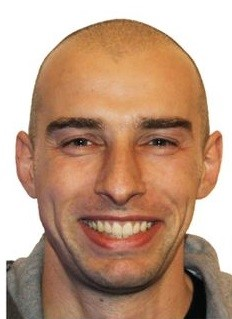
#> input picture Op/0619/face1.jpg, 232 x 319 px, given in place of the camera
$ python hapsung.py
#> lines starting #> are read from the running program, lines starting #| are printed output that depends on the picture
import numpy as np
import cv2

xml = 'C:\\Users\\Playdata\\Desktop\\mydata\\opencv-master\\opencv-master\\data\\haarcascades\\haarcascade_frontalface_default.xml'
face_cascade = cv2.CascadeClassifier(xml)

cap = cv2.VideoCapture(0)  # 노트북 웹캠을 카메라로 사용
cap.set(3, 640)  # 너비
cap.set(4, 480)  # 높이

while (True):
    ret, frame = cap.read()
#> frame is the input picture: shape (319, 232, 3); mean B, G, R 131, 154.2, 189.5
    frame = cv2.flip(frame, 1)  # 좌우 대칭
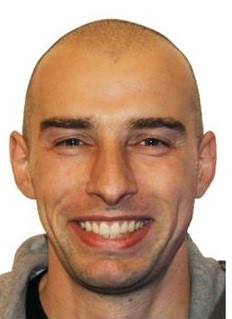
#> frame: shape (319, 232, 3); mean B, G, R 131, 154.2, 189.5
    gray = cv2.cvtColor(frame, cv2.COLOR_BGR2GRAY)
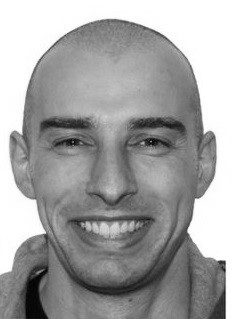
#> gray: shape (319, 232); min 0, max 255, mean 162.1

    faces = face_cascade.detectMultiScale(gray, 1.05, 5)
#> faces = [[17, 66, 191, 191]]
    print("Number of faces detected: " + str(len(faces)))
#| Number of faces detected: 1

    if len(faces):
        for (x, y, w, h) in faces:
            face_img = frame[y:y + h, x:x + w]  # 인식된 얼굴 이미지 crop
            face_img = cv2.resize(face_img, dsize=(0, 0), fx=0.06, fy=0.06)  # 축소
            face_img = cv2.resize(face_img, (w, h), interpolation=cv2.INTER_AREA)  # 확대
            frame[y:y + h, x:x + w] = face_img  # 인식된 얼굴 영역 모자이크 처리
#> this loop made 1 pass
#> pass 1, `face_img = frame[y:y + h, x:x + w]`:
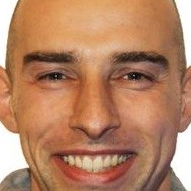
#> face_img: shape (191, 191, 3); mean B, G, R 99.5, 130.7, 181.3
#> pass 1, `face_img = cv2.resize(face_img, (w, h), interpolation=cv2.INTER_AREA)`:
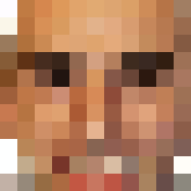
#> face_img: shape (191, 191, 3); mean B, G, R 92.2, 124.3, 175.9
#> after the loop:
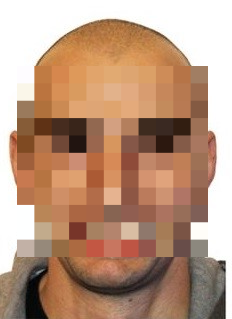
#> frame: shape (319, 232, 3); mean B, G, R 127.5, 151, 186.8

    cv2.imshow('result', frame)

    k = cv2.waitKey(30) & 0xff
#> (key Esc is pressed here)
    if k == 27:  # Esc 키를 누르면 종료
        break

cap.release()
cv2.destroyAllWindows()

$ run again, on Op/0619/face2.jpg
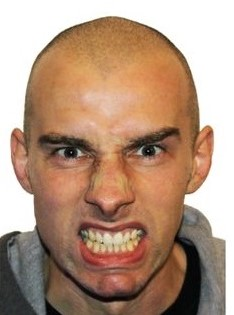
#> input picture Op/0619/face2.jpg, 234 x 315 px, given in place of the camera
#> frame is the input picture: shape (315, 234, 3); mean B, G, R 127.7, 148.8, 179.7
#> `gray = cv2.cvtColor(frame, cv2.COLOR_BGR2GRAY)`:
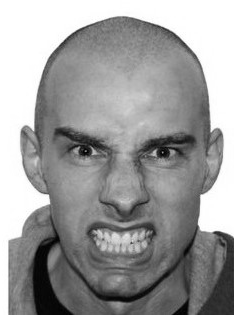
#> gray: shape (315, 234); min 0, max 255, mean 155.6
#> faces = [[37, 89, 175, 175]]
#| Number of faces detected: 1
#> the loop `for (x, y, w, h) in faces:` made 1 pass
#> after the loop `for (x, y, w, h) in faces:`:
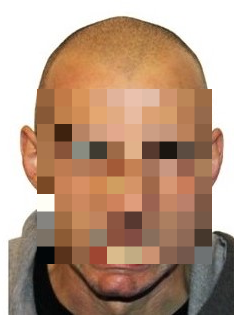
#> frame: shape (315, 234, 3); mean B, G, R 127.7, 149.3, 180.6
